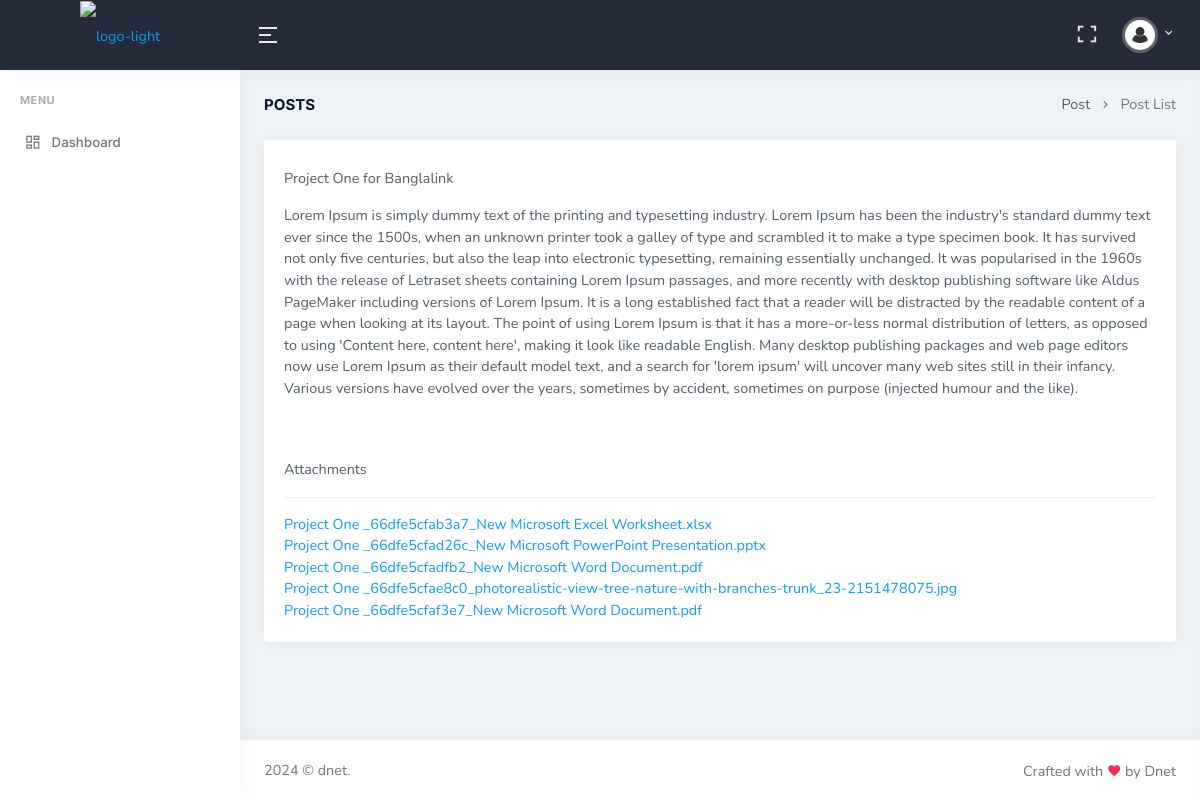
The app's page /view-post.php?postId=123 (signed in) with its own data.
### tables this page shows
CREATE TABLE `posts` (
  `post_id` int NOT NULL,
  `project_name` varchar(100) NOT NULL,
  `post_details` varchar(5000) NOT NULL,
  `post_by` int NOT NULL,
  `created_at` datetime NOT NULL DEFAULT CURRENT_TIMESTAMP,
  `post_status` int DEFAULT '1'
);

CREATE TABLE `post_files` (
  `post_files_id` int NOT NULL,
  `post_files_names` varchar(255) NOT NULL,
  `post_id` int NOT NULL,
  `privacy` int NOT NULL DEFAULT '0',
  `created_at` datetime NOT NULL DEFAULT CURRENT_TIMESTAMP
);

### includes/helper-func.php (called while the page is built, shortened)
<?php
function getPost($postId, $conn)
{
    $sql = "SELECT *, DATE_FORMAT(created_at, '%d-%M-%Y %h:%i %p') AS post_date FROM posts WHERE post_id = $postId ORDER BY created_at DESC";
    $result = mysqli_query($conn, $sql);
    return $result;
}
function getFiles($postId, $conn)
{
    $sql = "SELECT * FROM post_files WHERE post_id = $postId";
    $result = mysqli_query($conn, $sql);
    return $result;
}

### view-post.php (the view, shortened to what this page needs)
<?php
include 'includes/header-user.php';
if (isset($_GET['postId'])) {
    $post = getPost($_GET['postId'], $conn);
    $row = mysqli_fetch_assoc($post);
}
?>
<div class="container-fluid">
    <div class="row">
    <div class="col-12">
        <div class="page-title-box d-sm-flex align-items-center justify-content-between">
            <h4 class="mb-sm-0">Posts</h4>
            <div class="page-title-right">
                <ol class="breadcrumb m-0">
                    <li class="breadcrumb-item"><a href="javascript: void(0);">Post</a></li>
                    <li class="breadcrumb-item active">Post List</li>
                </ol>
            </div>
        </div>
    </div>
</div>
<div class="row">
    <div class="col-12">
            <div class="email-rightbar m-0">
                <div class="card">
                    <div class="card-body">
                        <p><?php echo $row['project_name'] ?></p>
                        <p><?php echo $row['post_details'] ?></p>
                        <br><br>
                        <p>Attachments</p>
                        <hr>
                        <?php
                            $postFiles = getFiles($_GET['postId'], $conn);
                            if (mysqli_num_rows($postFiles) > 0) {
                                while ($row = mysqli_fetch_assoc($postFiles) ) {
                                    echo "<a download href='uploads/".$row['post_files_names']."'</a>".$row['post_files_names']."<br>";
                                }
                            }
                            else
                                echo "No was File Attached";
                        ?>
                    </div>
                </div>
            </div>
    </div>
</div>
</div>
<?php
include 'includes/footer.php';
?>

### records on screen
posts: project_name "Project One for Banglalink", post_details "Lorem Ipsum is simply dummy text of the printing and typesetting industry. Lorem Ipsum has been the industry's standard dummy text ever since the 1500s, when an unknown printer took a galley of type and scrambled it to make a type specimen book. It has survived not only five centuries, but also the leap into electronic typesetting, remaining essentially unchanged. It was popularised in the 1960s with the release of Letraset sheets containing Lorem Ipsum passages, and more recently with desktop publishing software like Aldus PageMaker including versions of Lorem Ipsum. It is a long established fact that a reader will be distracted by the readable content of a page when looking at its layout.…"
post_files: post_files_names "Project One _66dfe5cfab3a7_New Microsoft Excel Worksheet.xlsx"
post_files: post_files_names "Project One _66dfe5cfad26c_New Microsoft PowerPoint Presentation.pptx"
post_files: post_files_names "Project One _66dfe5cfadfb2_New Microsoft Word Document.pdf"
post_files: post_files_names "Project One _66dfe5cfae8c0_photorealistic-view-tree-nature-with-branches-trunk_23-2151478075.jpg"
post_files: post_files_names "Project One _66dfe5cfaf3e7_New Microsoft Word Document.pdf"
